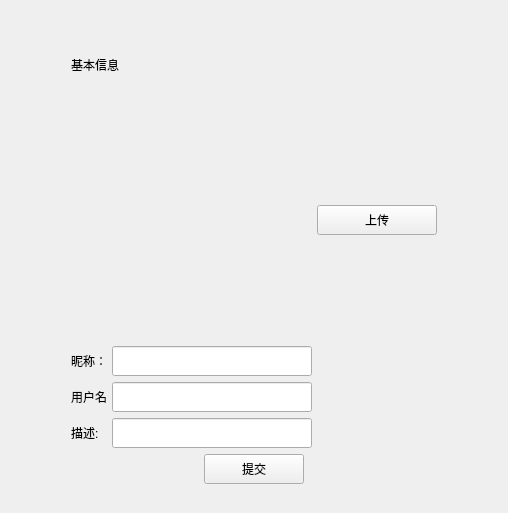
<?xml version="1.0" encoding="UTF-8"?>
<ui version="4.0">
 <class>UserInfoPage</class>
 <widget class="QWidget" name="UserInfoPage">
  <property name="geometry">
   <rect>
    <x>0</x>
    <y>0</y>
    <width>508</width>
    <height>513</height>
   </rect>
  </property>
  <property name="windowTitle">
   <string>Form</string>
  </property>
  <layout class="QHBoxLayout" name="horizontalLayout_6">
   <item>
    <spacer name="horizontalSpacer_4">
     <property name="orientation">
      <enum>Qt::Orientation::Horizontal</enum>
     </property>
     <property name="sizeHint" stdset="0">
      <size>
       <width>40</width>
       <height>20</height>
      </size>
     </property>
    </spacer>
   </item>
   <item>
    <layout class="QVBoxLayout" name="verticalLayout_2">
     <property name="leftMargin">
      <number>5</number>
     </property>
     <property name="topMargin">
      <number>5</number>
     </property>
     <property name="rightMargin">
      <number>5</number>
     </property>
     <property name="bottomMargin">
      <number>5</number>
     </property>
     <item>
      <spacer name="verticalSpacer_3">
       <property name="orientation">
        <enum>Qt::Orientation::Vertical</enum>
       </property>
       <property name="sizeType">
        <enum>QSizePolicy::Policy::Fixed</enum>
       </property>
       <property name="sizeHint" stdset="0">
        <size>
         <width>20</width>
         <height>40</height>
        </size>
       </property>
      </spacer>
     </item>
     <item>
      <widget class="QLabel" name="label_4">
       <property name="text">
        <string>基本信息</string>
       </property>
      </widget>
     </item>
     <item>
      <spacer name="verticalSpacer_4">
       <property name="orientation">
        <enum>Qt::Orientation::Vertical</enum>
       </property>
       <property name="sizeType">
        <enum>QSizePolicy::Policy::Fixed</enum>
       </property>
       <property name="sizeHint" stdset="0">
        <size>
         <width>20</width>
         <height>40</height>
        </size>
       </property>
      </spacer>
     </item>
     <item>
      <layout class="QHBoxLayout" name="horizontalLayout">
       <item>
        <widget class="QLabel" name="head_lb">
         <property name="minimumSize">
          <size>
           <width>200</width>
           <height>200</height>
          </size>
         </property>
         <property name="maximumSize">
          <size>
           <width>200</width>
           <height>200</height>
          </size>
         </property>
         <property name="text">
          <string/>
         </property>
        </widget>
       </item>
       <item>
        <spacer name="horizontalSpacer_6">
         <property name="orientation">
          <enum>Qt::Orientation::Horizontal</enum>
         </property>
         <property name="sizeType">
          <enum>QSizePolicy::Policy::Fixed</enum>
         </property>
         <property name="sizeHint" stdset="0">
          <size>
           <width>40</width>
           <height>20</height>
          </size>
         </property>
        </spacer>
       </item>
       <item>
        <widget class="QPushButton" name="up_btn">
         <property name="minimumSize">
          <size>
           <width>120</width>
           <height>30</height>
          </size>
         </property>
         <property name="maximumSize">
          <size>
           <width>120</width>
           <height>30</height>
          </size>
         </property>
         <property name="text">
          <string>上传</string>
         </property>
        </widget>
       </item>
      </layout>
     </item>
     <item>
      <spacer name="verticalSpacer_2">
       <property name="orientation">
        <enum>Qt::Orientation::Vertical</enum>
       </property>
       <property name="sizeType">
        <enum>QSizePolicy::Policy::Fixed</enum>
       </property>
       <property name="sizeHint" stdset="0">
        <size>
         <width>20</width>
         <height>20</height>
        </size>
       </property>
      </spacer>
     </item>
     <item>
      <layout class="QHBoxLayout" name="horizontalLayout_2">
       <item>
        <widget class="QLabel" name="label">
         <property name="minimumSize">
          <size>
           <width>35</width>
           <height>0</height>
          </size>
         </property>
         <property name="maximumSize">
          <size>
           <width>35</width>
           <height>16777215</height>
          </size>
         </property>
         <property name="text">
          <string>昵称： </string>
         </property>
        </widget>
       </item>
       <item>
        <widget class="QLineEdit" name="nick_ed">
         <property name="minimumSize">
          <size>
           <width>200</width>
           <height>30</height>
          </size>
         </property>
         <property name="maximumSize">
          <size>
           <width>200</width>
           <height>30</height>
          </size>
         </property>
        </widget>
       </item>
       <item>
        <spacer name="horizontalSpacer">
         <property name="orientation">
          <enum>Qt::Orientation::Horizontal</enum>
         </property>
         <property name="sizeHint" stdset="0">
          <size>
           <width>40</width>
           <height>20</height>
          </size>
         </property>
        </spacer>
       </item>
      </layout>
     </item>
     <item>
      <layout class="QHBoxLayout" name="horizontalLayout_3">
       <item>
        <widget class="QLabel" name="label_2">
         <property name="minimumSize">
          <size>
           <width>35</width>
           <height>0</height>
          </size>
         </property>
         <property name="maximumSize">
          <size>
           <width>35</width>
           <height>16777215</height>
          </size>
         </property>
         <property name="text">
          <string>用户名:</string>
         </property>
        </widget>
       </item>
       <item>
        <widget class="QLineEdit" name="name_ed">
         <property name="minimumSize">
          <size>
           <width>200</width>
           <height>30</height>
          </size>
         </property>
         <property name="maximumSize">
          <size>
           <width>200</width>
           <height>30</height>
          </size>
         </property>
        </widget>
       </item>
       <item>
        <spacer name="horizontalSpacer_2">
         <property name="orientation">
          <enum>Qt::Orientation::Horizontal</enum>
         </property>
         <property name="sizeHint" stdset="0">
          <size>
           <width>40</width>
           <height>20</height>
          </size>
         </property>
        </spacer>
       </item>
      </layout>
     </item>
     <item>
      <layout class="QHBoxLayout" name="horizontalLayout_4">
       <item>
        <widget class="QLabel" name="label_3">
         <property name="minimumSize">
          <size>
           <width>35</width>
           <height>0</height>
          </size>
         </property>
         <property name="maximumSize">
          <size>
           <width>35</width>
           <height>16777215</height>
          </size>
         </property>
         <property name="text">
          <string>描述:  </string>
         </property>
        </widget>
       </item>
       <item>
        <widget class="QLineEdit" name="desc_ed">
         <property name="minimumSize">
          <size>
           <width>200</width>
           <height>30</height>
          </size>
         </property>
         <property name="maximumSize">
          <size>
           <width>200</width>
           <height>30</height>
          </size>
         </property>
        </widget>
       </item>
       <item>
        <spacer name="horizontalSpacer_3">
         <property name="orientation">
          <enum>Qt::Orientation::Horizontal</enum>
         </property>
         <property name="sizeHint" stdset="0">
          <size>
           <width>40</width>
           <height>20</height>
          </size>
         </property>
        </spacer>
       </item>
      </layout>
     </item>
     <item>
      <layout class="QHBoxLayout" name="horizontalLayout_5">
       <item>
        <widget class="QPushButton" name="submit_btn">
         <property name="minimumSize">
          <size>
           <width>100</width>
           <height>30</height>
          </size>
         </property>
         <property name="maximumSize">
          <size>
           <width>100</width>
           <height>30</height>
          </size>
         </property>
         <property name="text">
          <string>提交</string>
         </property>
        </widget>
       </item>
      </layout>
     </item>
     <item>
      <spacer name="verticalSpacer">
       <property name="orientation">
        <enum>Qt::Orientation::Vertical</enum>
       </property>
       <property name="sizeHint" stdset="0">
        <size>
         <width>20</width>
         <height>40</height>
        </size>
       </property>
      </spacer>
     </item>
    </layout>
   </item>
   <item>
    <spacer name="horizontalSpacer_5">
     <property name="orientation">
      <enum>Qt::Orientation::Horizontal</enum>
     </property>
     <property name="sizeHint" stdset="0">
      <size>
       <width>40</width>
       <height>20</height>
      </size>
     </property>
    </spacer>
   </item>
  </layout>
 </widget>
 <resources/>
 <connections/>
</ui>
